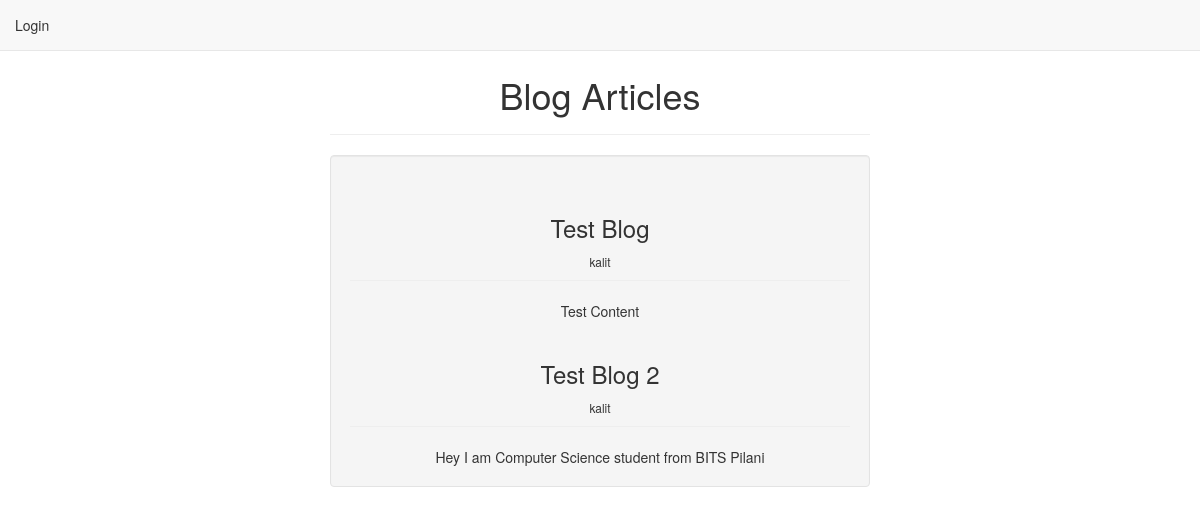
Before: / with the older database file.
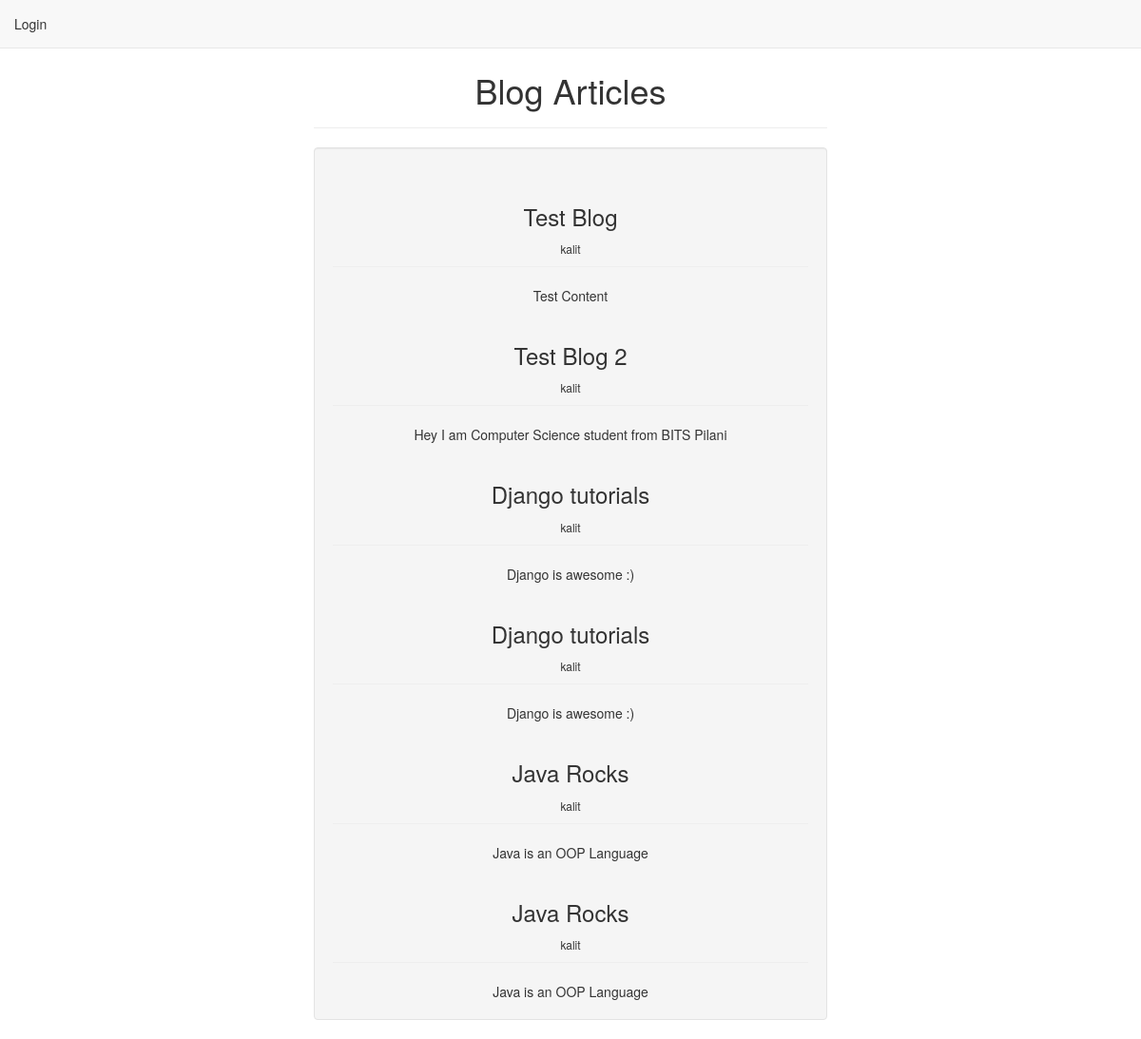
After: the same page with the newer database file.
### blogapp/models.py (models this page shows)
class Blog(models.Model):
    title = models.CharField(max_length=100)
    content = models.TextField()
    author = models.ForeignKey(User,on_delete=models.CASCADE)

### blogapp/views.py (the view, shortened to what this page needs)
# urls.py: path('', views.index, name='index'),
def index(request):
    blogs = Blog.objects.all()
    return render(request, "index.html", {'blogs': blogs, 'user': None})

### templates/index.html (shortened to what this page needs)
<!DOCTYPE html>
<html>
<head>
	<link href="http://maxcdn.bootstrapcdn.com/bootstrap/3.2.0/css/bootstrap.min.css" rel="stylesheet">
</head>
<body>
		<nav class = "navbar navbar-default navbar-fixed-top" role ="navigation">
			<ul class = "nav navbar-nav">
				{% if user != None %}
				<a class="navbar-brand" href="#">Hello {{user.username}}</a>
				<li><a href="#" data-toggle="modal" data-target="#addblog">Add Blog</a></li>
				<li><a href="#" data-toggle="modal" data-target="#logout">Logout</a></li>
				{% else %}
				<li><a href="#" data-toggle="modal" data-target="#login">Login</a></li>
				{% endif %}
		</nav>
		<div class = "page-header centerdiv">
			<h1>Blog Articles</h1>
		</div>
		<div class = "blog well">
			{% for blog in blogs %}
				<div>
					<div class = "page-header">
							<h3>{{blog.title}}</h3>
							<small>{{blog.author}}</small>
					</div>
					{{blog.content}}
				</div>
				{% endfor %}
		</div>
</body>
</html>

### templates/index.html (style rules this page uses)
.centerdiv { width: 45%; margin-left: auto; margin-right: auto; margin-top: 75px; text-align: center; }
.blog { margin-top: 0px; width: 45%; margin-left: auto; margin-right: auto; text-align: center; }

Changed rows visible on the page:
added Blog: title "Django tutorials", author "kalit", content "Django is awesome :)"
added Blog: title "Django tutorials", author "kalit", content "Django is awesome :)"
added Blog: title "Java Rocks", author "kalit", content "Java is an OOP Language"
added Blog: title "Java Rocks", author "kalit", content "Java is an OOP Language"
